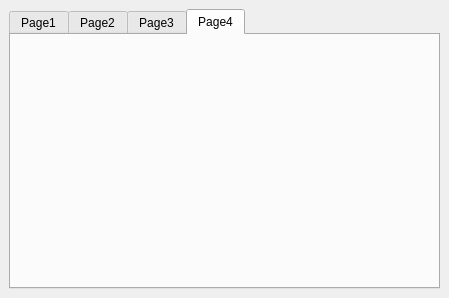
<?xml version="1.0" encoding="UTF-8"?>
<ui version="4.0">
 <class>Tab_Widget_Demo</class>
 <widget class="QMainWindow" name="Tab_Widget_Demo">
  <property name="geometry">
   <rect>
    <x>0</x>
    <y>0</y>
    <width>449</width>
    <height>298</height>
   </rect>
  </property>
  <property name="windowTitle">
   <string>MainWindow</string>
  </property>
  <widget class="QWidget" name="centralwidget">
   <layout class="QHBoxLayout" name="horizontalLayout">
    <item>
     <widget class="Extended_TabWidget" name="tabby">
      <property name="currentIndex">
       <number>3</number>
      </property>
      <widget class="QWidget" name="tab">
       <attribute name="title">
        <string>Page1</string>
       </attribute>
      </widget>
      <widget class="QWidget" name="tab_2">
       <attribute name="title">
        <string>Page2</string>
       </attribute>
      </widget>
      <widget class="QWidget" name="tab_3">
       <attribute name="title">
        <string>Page3</string>
       </attribute>
      </widget>
      <widget class="QWidget" name="tab_4">
       <attribute name="title">
        <string>Page4</string>
       </attribute>
      </widget>
     </widget>
    </item>
   </layout>
  </widget>
 </widget>
 <customwidgets>
  <customwidget>
   <class>Extended_TabWidget</class>
   <extends>QTabWidget</extends>
   <header>extended_tab_widget.hpp</header>
  </customwidget>
 </customwidgets>
 <resources/>
 <connections/>
</ui>
